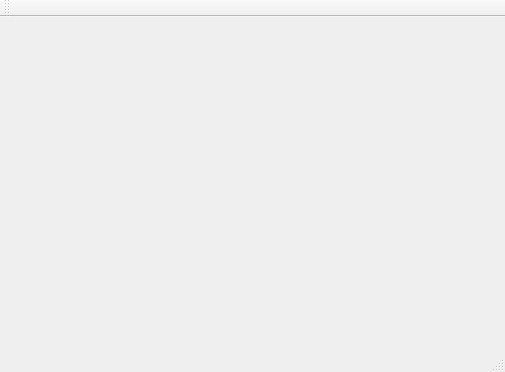
<?xml version="1.0" encoding="UTF-8"?>
<ui version="4.0">
 <class>MainWindow</class>
 <widget class="QMainWindow" name="MainWindow">
  <property name="geometry">
   <rect>
    <x>0</x>
    <y>0</y>
    <width>505</width>
    <height>372</height>
   </rect>
  </property>
  <property name="windowTitle">
   <string>MainWindow</string>
  </property>
  <widget class="QWidget" name="centralWidget">
   <property name="enabled">
    <bool>true</bool>
   </property>
   <layout class="QVBoxLayout" name="verticalLayout">
    <item>
     <widget class="PaneWidget" name="widgetpane" native="true"/>
    </item>
   </layout>
  </widget>
  <widget class="QMenuBar" name="menuBar">
   <property name="geometry">
    <rect>
     <x>0</x>
     <y>0</y>
     <width>505</width>
     <height>21</height>
    </rect>
   </property>
  </widget>
  <widget class="QToolBar" name="mainToolBar">
   <attribute name="toolBarArea">
    <enum>TopToolBarArea</enum>
   </attribute>
   <attribute name="toolBarBreak">
    <bool>false</bool>
   </attribute>
  </widget>
  <widget class="QStatusBar" name="statusBar"/>
 </widget>
 <layoutdefault spacing="6" margin="11"/>
 <customwidgets>
  <customwidget>
   <class>PaneWidget</class>
   <extends>QWidget</extends>
   <header location="global">PaneWidget.h</header>
   <container>1</container>
  </customwidget>
 </customwidgets>
 <resources/>
 <connections/>
</ui>
